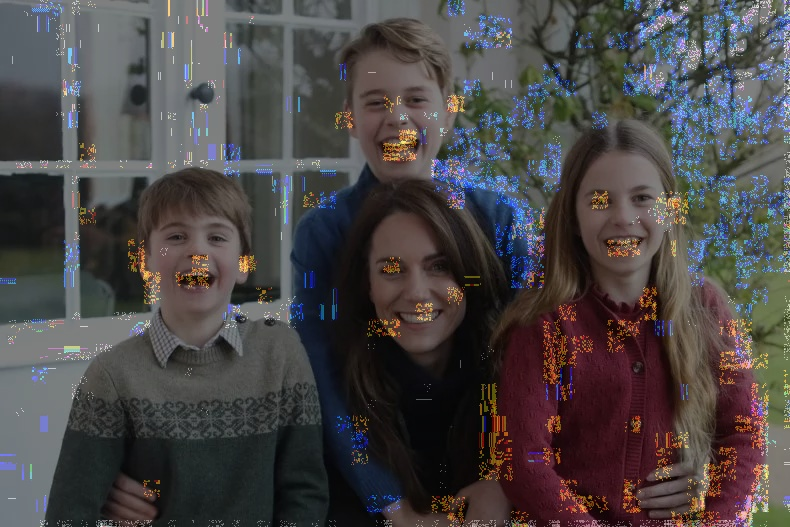
#> input picture example/ELA_Hotspots.jpg, 790 x 527 px
$ python 'ELA Ally_v1.py'
#> lines starting #> are read from the running program, lines starting #| are printed output that depends on the picture
#> the answer given: example/ELA_Hotspots.jpg
#> the answer given: out.png
#> the answer given: 1
#> the answer given: 1
#> the answer given: 3
#> in compress_image_with_ela, original_image is the input picture: PIL image 790x527 RGB; mean R, G, B 73.9, 69.8, 70.1
import os
from PIL import Image, ImageChops, ImageEnhance
from datetime import datetime

def ela_image(original_path, compressed_path, output_path, scale):
#> called with original_path = 'example/ELA_Hotspots.jpg', scale = 1
    original = Image.open(original_path).convert('RGB')
    compressed = Image.open(compressed_path).convert('RGB')

    ela = ImageChops.difference(original, compressed)
    extrema = ela.getextrema()
#> extrema = ((0, 21), (0, 11), (0, 39))
    max_diff = max([ex[1] for ex in extrema])
#> max_diff = 39
    scale_factor = 255 / max_diff * scale  # Adjusted scaling for visibility
#> scale_factor = 6.54

    ela = ImageEnhance.Brightness(ela).enhance(scale_factor)
    # Save as JPEG instead of PNG
    ela_output_path = output_path.replace('.png', '.jpg')  # Change the file extension in the path
    ela.save(ela_output_path, 'JPEG', quality=95)  # Specify JPEG format and adjust quality as needed

    ela = ImageEnhance.Brightness(ela).enhance(scale_factor)
    ela.save(output_path)

def blend_images(original_path, ela_image_path, alpha):
#> called with original_path = 'example/ELA_Hotspots.jpg', alpha = 1
    original = Image.open(original_path).convert('RGBA')
    ela = Image.open(ela_image_path).convert('RGBA')
#> ela: PIL image 790x527 RGBA

    # Use user-provided alpha for blending
    blended = Image.blend(original, ela, alpha=alpha)
    return blended

def create_animated_gif(original_path, ela_image_paths, output_gif_path, alpha, duration):
    blended_images = [blend_images(original_path, ela_path, alpha) for ela_path in ela_image_paths]
#> in blend_images (call 10), `ela = Image.open(ela_image_path).convert('RGBA')`:
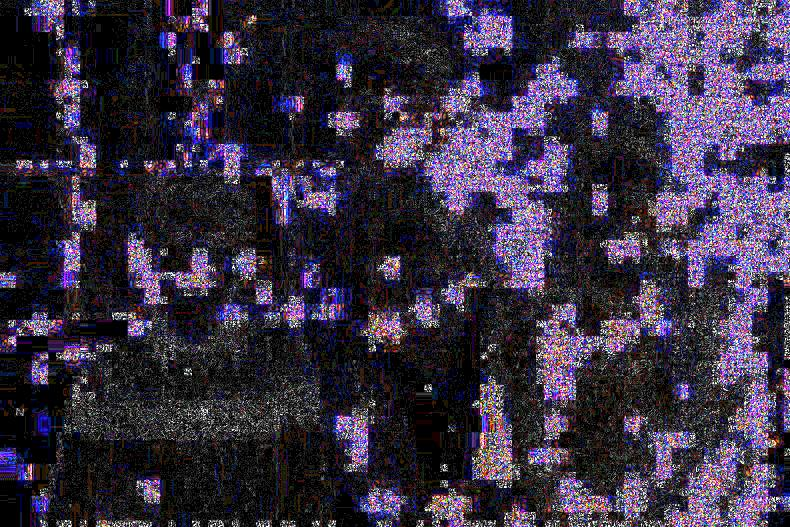
#> ela: PIL image 790x527 RGBA; mean R, G, B, A 56.4, 48, 67.2, 255
#> in blend_images (call 34), `ela = Image.open(ela_image_path).convert('RGBA')`:
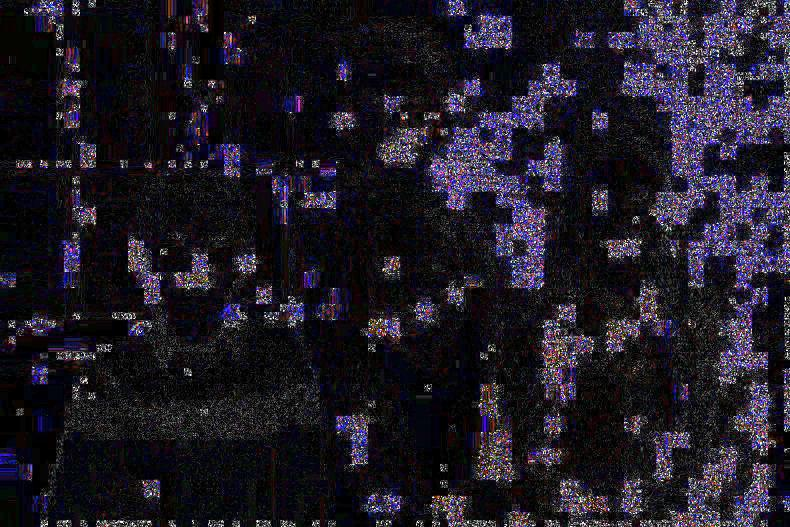
#> ela: PIL image 790x527 RGBA; mean R, G, B, A 31.1, 27, 37.9, 255
#> in blend_images (call 35), `ela = Image.open(ela_image_path).convert('RGBA')`:
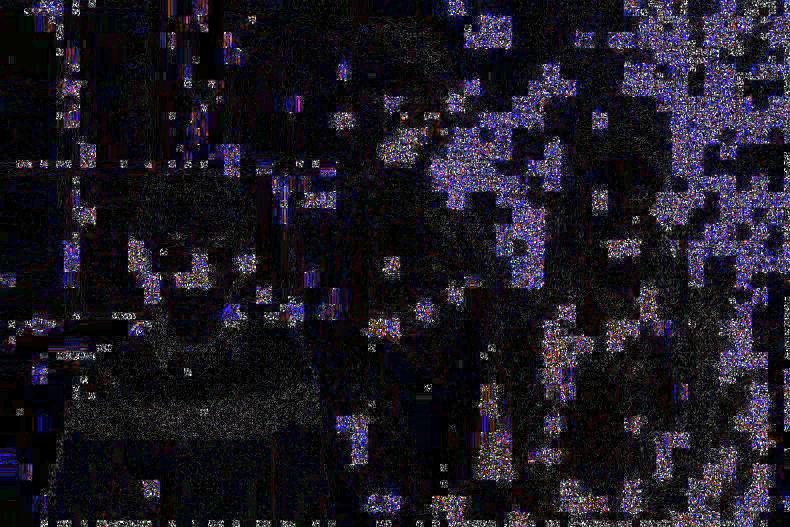
#> ela: PIL image 790x527 RGBA; mean R, G, B, A 29.2, 25.3, 35.5, 255
#> in blend_images (call 36), `ela = Image.open(ela_image_path).convert('RGBA')`:
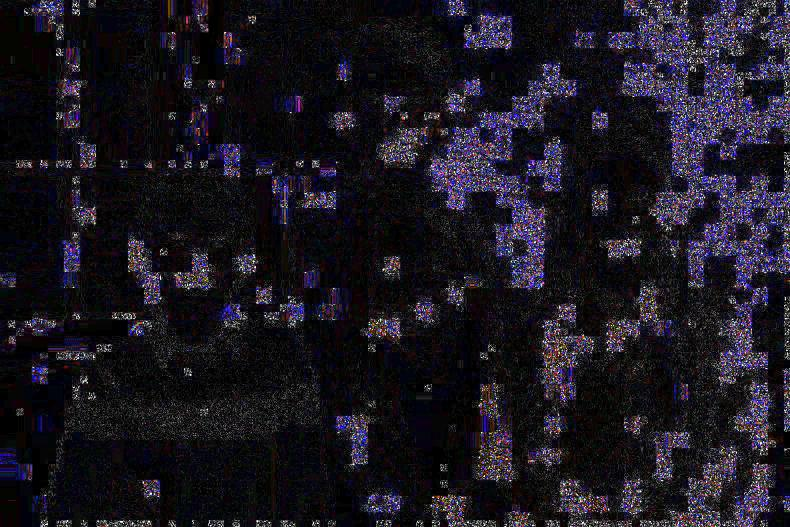
#> ela: PIL image 790x527 RGBA; mean R, G, B, A 26.9, 23.4, 32.7, 255
#> in blend_images (call 38), `ela = Image.open(ela_image_path).convert('RGBA')`:
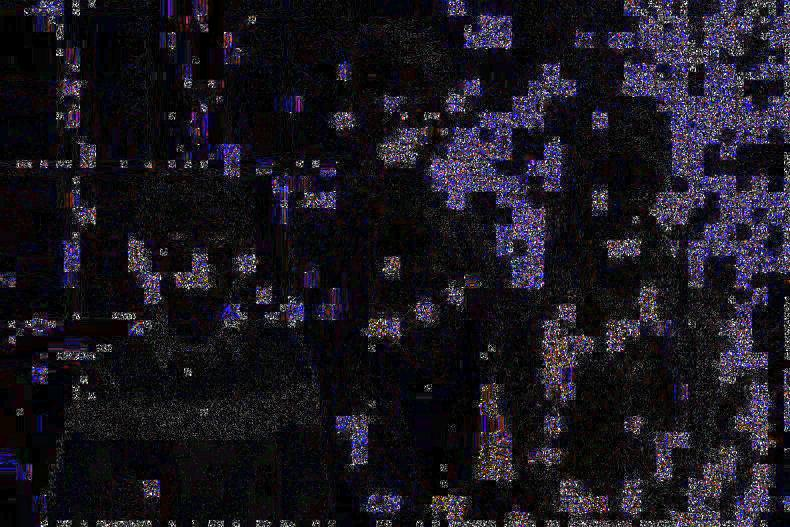
#> ela: PIL image 790x527 RGBA; mean R, G, B, A 26.7, 23.2, 32.1, 255
#> in blend_images (call 39), `ela = Image.open(ela_image_path).convert('RGBA')`:
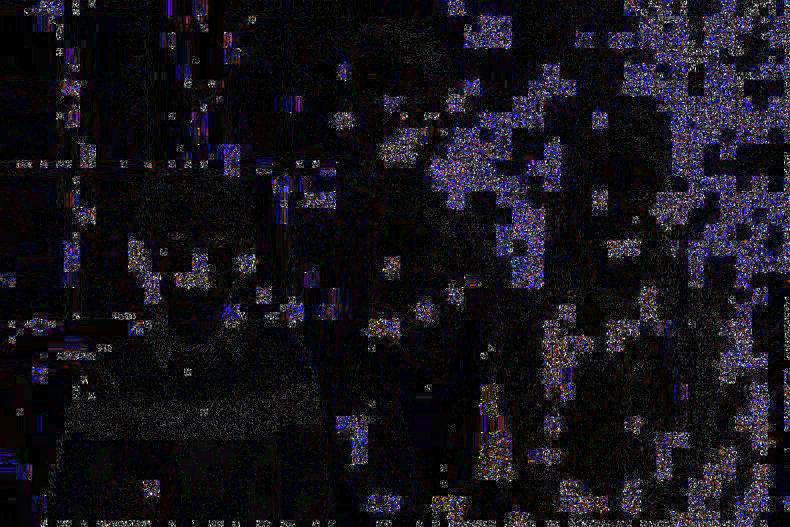
#> ela: PIL image 790x527 RGBA; mean R, G, B, A 22.9, 19.9, 27.7, 255
#> in blend_images (call 40), `ela = Image.open(ela_image_path).convert('RGBA')`:
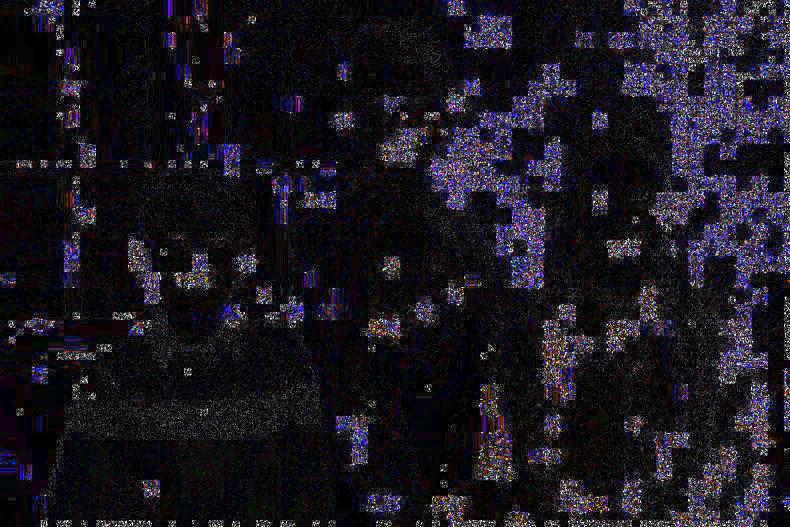
#> ela: PIL image 790x527 RGBA; mean R, G, B, A 27.4, 23.9, 32.9, 255
    blended_images[0].save(output_gif_path, save_all=True, append_images=blended_images[1:], optimize=False, duration=duration, loop=0)

def compress_image_with_ela(original_path, output_dir_base, scale, alpha, duration, start_quality=99, end_quality=1):
    # Format the timestamp and parameters into the directory name
    params = f"scale_{scale}_alpha_{alpha}_duration_{duration}"
    timestamp = datetime.now().strftime("%Y%m%d-%H%M%S")
    output_dir = os.path.join(output_dir_base, f"ELA_{timestamp}_{params}")

    if not os.path.exists(output_dir):
        os.makedirs(output_dir)

    original_image = Image.open(original_path)
    ela_image_paths = []

    for quality in range(start_quality, end_quality - 1, -1):
        compressed_filename = f"compressed_{quality}.jpg"
        compressed_path = os.path.join(output_dir, compressed_filename)
        original_image.save(compressed_path, 'JPEG', quality=quality)

        ela_filename = f"ela_{quality}.jpg"
        ela_path = os.path.join(output_dir, ela_filename)
        ela_image(original_path, compressed_path, ela_path, scale)
        ela_image_paths.append(ela_path)

    gif_output_path = os.path.join(output_dir, "ELA_Original_Blended_Animation.gif")
    create_animated_gif(original_path, ela_image_paths, gif_output_path, alpha, duration)
    print(f"Animated GIF created at {gif_output_path}")
#| Animated GIF created at out.png/ELA_20261120-223347_scale_1.0_alpha_1.0_duration_3/ELA_Original_Blended_Animation.gif

def main():
    last_image_path = None
    last_output_dir = None

    while True:
        if not last_image_path:  # If it's the first run or user wants new input
            original_image_path = input("Enter the path to the JPEG file: ").strip().strip('"')
            output_directory_base = input("Enter the base output directory: ").strip().strip('"')
        else:  # Use last used paths only
            original_image_path = last_image_path
            output_directory_base = last_output_dir

        scale = float(input("Enter the ELA analysis scale factor (usual range 1-20): "))
        alpha = float(input("Enter the image blend alpha value (0.0 to 1.0): "))
        duration = int(input("Enter the GIF frame duration in milliseconds: "))

        compress_image_with_ela(original_image_path, output_directory_base, scale, alpha, duration)

        # Save paths
        last_image_path = original_image_path
        last_output_dir = output_directory_base

        response = input("Do you want to process another image? (yes/no/repeat): ").strip().lower()
#> the answer given: n
        if response == 'no' or response == 'n':
            print("Exiting the program. Thank you for using the tool!")
            break
        elif response == 'yes' or response == 'y':
            # Reset last paths to force new input
            last_image_path = None
            last_output_dir = None
        elif response == 'repeat' or response == 'r':
            # Keep last paths, ask for new scale, alpha, and duration
            continue
        else:
            print("Invalid input. Please type 'yes', 'no', or 'repeat'.")

if __name__ == "__main__":
    main()

$ run again, on example/ela_1.jpg
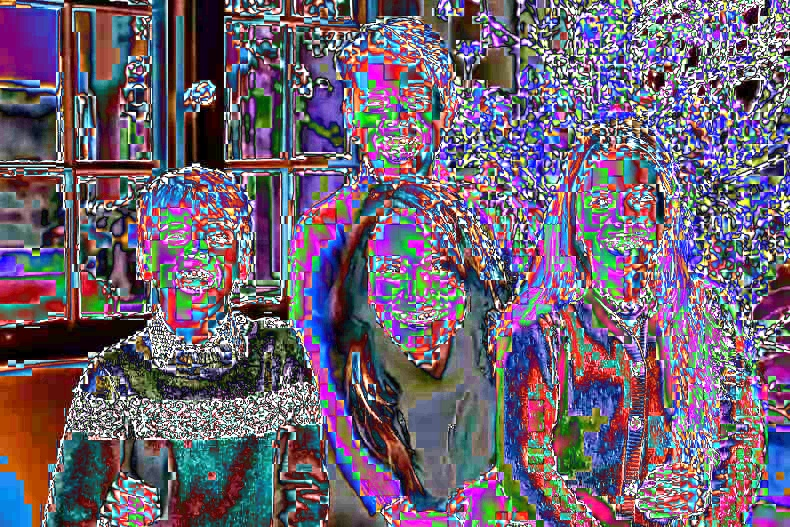
#> input picture example/ela_1.jpg, 790 x 527 px
#> in compress_image_with_ela, original_image is the input picture: PIL image 790x527 RGB; mean R, G, B 111.1, 98.1, 114.8
#> in ela_image, `ela = ImageChops.difference(original, compressed)`:
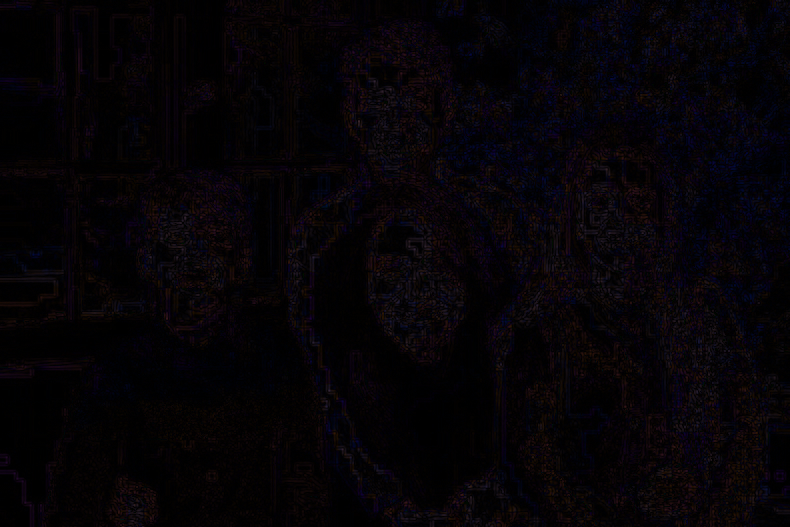
#> ela: PIL image 790x527 RGB; mean R, G, B 5.7, 3.1, 6.3
#> extrema = ((0, 56), (0, 37), (0, 67))
#> max_diff = 67
#> scale_factor = 3.81
#> in blend_images (call 8), `ela = Image.open(ela_image_path).convert('RGBA')`:
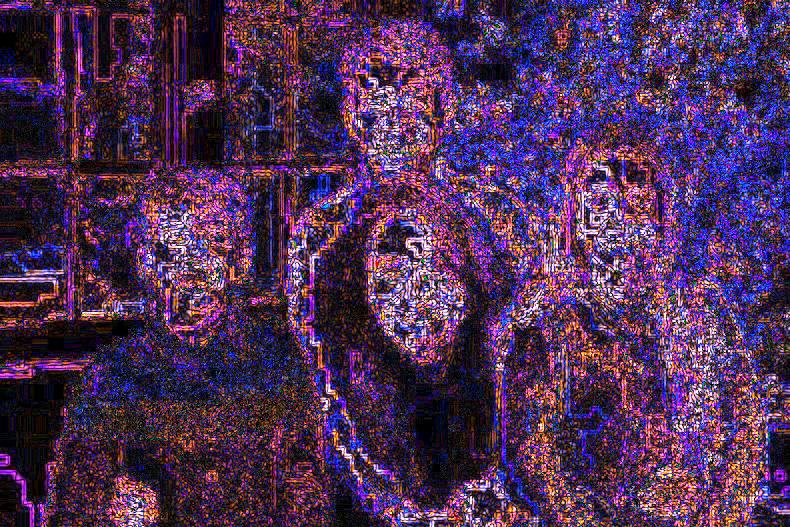
#> ela: PIL image 790x527 RGBA; mean R, G, B, A 79.1, 48.3, 86.8, 255
#| Animated GIF created at out.png/ELA_20261120-223353_scale_1.0_alpha_1.0_duration_3/ELA_Original_Blended_Animation.gif

$ run again, on example/ela_10.jpg
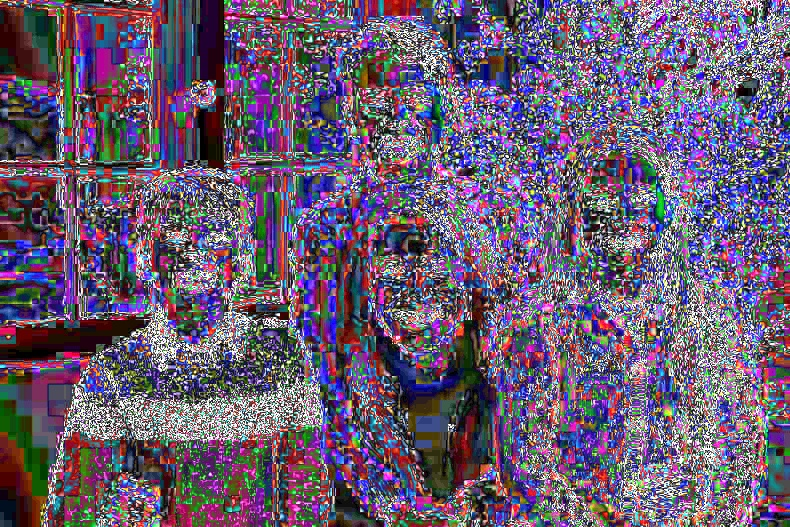
#> input picture example/ela_10.jpg, 790 x 527 px
#> in compress_image_with_ela, original_image is the input picture: PIL image 790x527 RGB; mean R, G, B 105.1, 90.8, 112.7
#> in ela_image, `ela = ImageChops.difference(original, compressed)`:
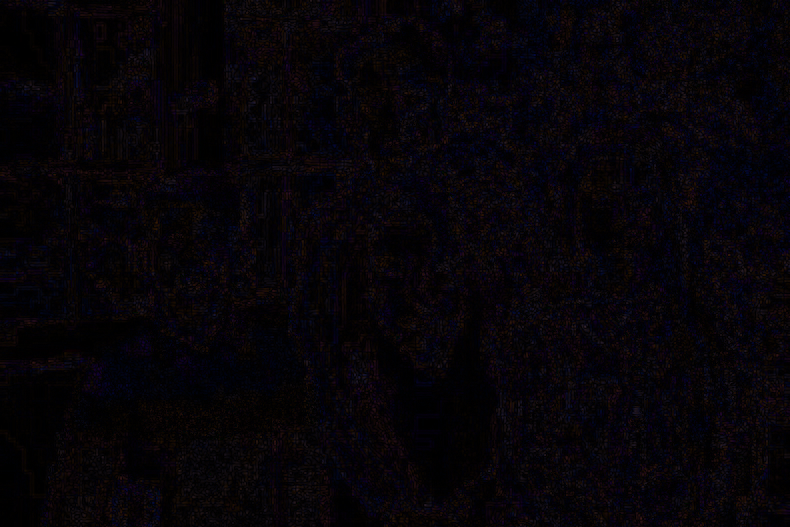
#> ela: PIL image 790x527 RGB; mean R, G, B 6.4, 3.6, 7.5
#> extrema = ((0, 60), (0, 35), (0, 66))
#> max_diff = 66
#> scale_factor = 3.86
#> in blend_images (call 8), `ela = Image.open(ela_image_path).convert('RGBA')`:
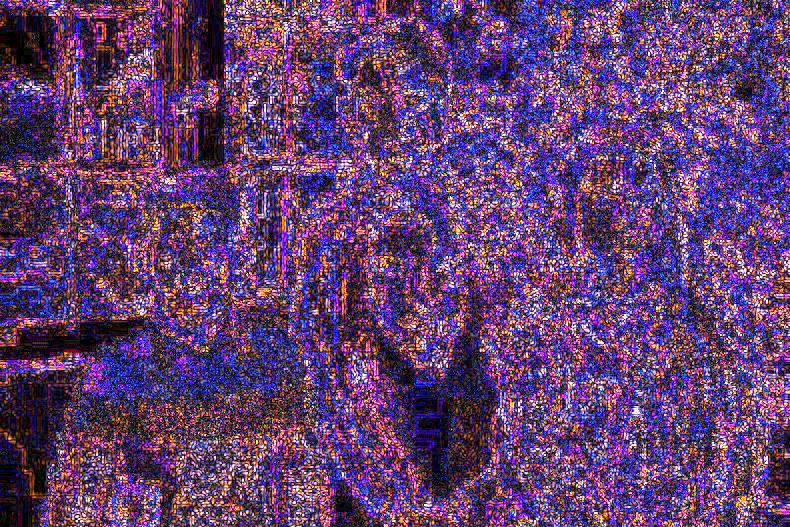
#> ela: PIL image 790x527 RGBA; mean R, G, B, A 99.9, 64.7, 112.6, 255
#| Animated GIF created at out.png/ELA_20261120-223358_scale_1.0_alpha_1.0_duration_3/ELA_Original_Blended_Animation.gif
